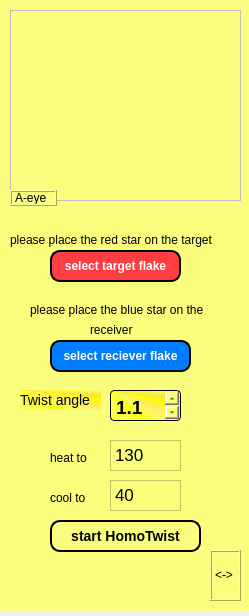
<?xml version="1.0" encoding="UTF-8"?>
<ui version="4.0">
 <class>Form</class>
 <widget class="QWidget" name="Form">
  <property name="geometry">
   <rect>
    <x>0</x>
    <y>0</y>
    <width>249</width>
    <height>616</height>
   </rect>
  </property>
  <property name="windowTitle">
   <string>Form</string>
  </property>
  <widget class="QWidget" name="all_widget" native="true">
   <property name="geometry">
    <rect>
     <x>0</x>
     <y>0</y>
     <width>251</width>
     <height>611</height>
    </rect>
   </property>
   <property name="styleSheet">
    <string notr="true">background-color: rgb(249, 255, 125);</string>
   </property>
   <widget class="QLabel" name="move_mark_1">
    <property name="geometry">
     <rect>
      <x>210</x>
      <y>550</y>
      <width>31</width>
      <height>51</height>
     </rect>
    </property>
    <property name="cursor">
     <cursorShape>SizeAllCursor</cursorShape>
    </property>
    <property name="frameShape">
     <enum>QFrame::Box</enum>
    </property>
    <property name="frameShadow">
     <enum>QFrame::Raised</enum>
    </property>
    <property name="text">
     <string>&lt;-&gt;</string>
    </property>
    <property name="wordWrap">
     <bool>false</bool>
    </property>
   </widget>
   <widget class="QLabel" name="image_pick">
    <property name="enabled">
     <bool>false</bool>
    </property>
    <property name="geometry">
     <rect>
      <x>10</x>
      <y>10</y>
      <width>231</width>
      <height>191</height>
     </rect>
    </property>
    <property name="frameShape">
     <enum>QFrame::Box</enum>
    </property>
    <property name="text">
     <string/>
    </property>
    <property name="wordWrap">
     <bool>false</bool>
    </property>
   </widget>
   <widget class="QLabel" name="label_4">
    <property name="geometry">
     <rect>
      <x>10</x>
      <y>190</y>
      <width>47</width>
      <height>16</height>
     </rect>
    </property>
    <property name="frameShape">
     <enum>QFrame::Box</enum>
    </property>
    <property name="frameShadow">
     <enum>QFrame::Raised</enum>
    </property>
    <property name="text">
     <string>A-eye</string>
    </property>
   </widget>
   <widget class="QTextEdit" name="hot_txt">
    <property name="geometry">
     <rect>
      <x>110</x>
      <y>440</y>
      <width>71</width>
      <height>31</height>
     </rect>
    </property>
    <property name="html">
     <string>&lt;!DOCTYPE HTML PUBLIC &quot;-//W3C//DTD HTML 4.0//EN&quot; &quot;http://www.w3.org/TR/REC-html40/strict.dtd&quot;&gt;
&lt;html&gt;&lt;head&gt;&lt;meta name=&quot;qrichtext&quot; content=&quot;1&quot; /&gt;&lt;style type=&quot;text/css&quot;&gt;
p, li { white-space: pre-wrap; }
&lt;/style&gt;&lt;/head&gt;&lt;body style=&quot; font-family:'.AppleSystemUIFont'; font-size:13pt; font-weight:400; font-style:normal;&quot;&gt;
&lt;p style=&quot; margin-top:0px; margin-bottom:0px; margin-left:0px; margin-right:0px; -qt-block-indent:0; text-indent:0px;&quot;&gt;130&lt;/p&gt;&lt;/body&gt;&lt;/html&gt;</string>
    </property>
   </widget>
   <widget class="QLabel" name="label_54">
    <property name="geometry">
     <rect>
      <x>50</x>
      <y>450</y>
      <width>51</width>
      <height>16</height>
     </rect>
    </property>
    <property name="text">
     <string>heat to</string>
    </property>
   </widget>
   <widget class="QTextEdit" name="cold_txt">
    <property name="geometry">
     <rect>
      <x>110</x>
      <y>480</y>
      <width>71</width>
      <height>31</height>
     </rect>
    </property>
    <property name="html">
     <string>&lt;!DOCTYPE HTML PUBLIC &quot;-//W3C//DTD HTML 4.0//EN&quot; &quot;http://www.w3.org/TR/REC-html40/strict.dtd&quot;&gt;
&lt;html&gt;&lt;head&gt;&lt;meta name=&quot;qrichtext&quot; content=&quot;1&quot; /&gt;&lt;style type=&quot;text/css&quot;&gt;
p, li { white-space: pre-wrap; }
&lt;/style&gt;&lt;/head&gt;&lt;body style=&quot; font-family:'.AppleSystemUIFont'; font-size:13pt; font-weight:400; font-style:normal;&quot;&gt;
&lt;p style=&quot; margin-top:0px; margin-bottom:0px; margin-left:0px; margin-right:0px; -qt-block-indent:0; text-indent:0px;&quot;&gt;40&lt;/p&gt;&lt;/body&gt;&lt;/html&gt;</string>
    </property>
   </widget>
   <widget class="QLabel" name="label_55">
    <property name="geometry">
     <rect>
      <x>50</x>
      <y>490</y>
      <width>51</width>
      <height>16</height>
     </rect>
    </property>
    <property name="text">
     <string>cool to</string>
    </property>
   </widget>
   <widget class="QPushButton" name="start_homotwist_btn">
    <property name="geometry">
     <rect>
      <x>50</x>
      <y>520</y>
      <width>151</width>
      <height>32</height>
     </rect>
    </property>
    <property name="cursor">
     <cursorShape>PointingHandCursor</cursorShape>
    </property>
    <property name="mouseTracking">
     <bool>true</bool>
    </property>
    <property name="tabletTracking">
     <bool>true</bool>
    </property>
    <property name="focusPolicy">
     <enum>Qt::ClickFocus</enum>
    </property>
    <property name="styleSheet">
     <string notr="true">border-style: outset; 
border-width:2px; 
border-radius:10px; 
border-color:black; 
font:bold 14px; 
padding:6px</string>
    </property>
    <property name="text">
     <string>start HomoTwist</string>
    </property>
   </widget>
   <widget class="QPushButton" name="select_target_pick_btn">
    <property name="geometry">
     <rect>
      <x>50</x>
      <y>250</y>
      <width>131</width>
      <height>32</height>
     </rect>
    </property>
    <property name="cursor">
     <cursorShape>PointingHandCursor</cursorShape>
    </property>
    <property name="styleSheet">
     <string notr="true">background-color: rgb(255, 62, 65);
color: white;
border-style: outset; 
border-width:2px; 
border-radius:10px; 
border-color:black; 
font:bold 12px; 
padding:6px</string>
    </property>
    <property name="text">
     <string>select target flake</string>
    </property>
   </widget>
   <widget class="QLabel" name="label_56">
    <property name="geometry">
     <rect>
      <x>10</x>
      <y>230</y>
      <width>231</width>
      <height>20</height>
     </rect>
    </property>
    <property name="text">
     <string>please place the red star on the target</string>
    </property>
   </widget>
   <widget class="QLabel" name="label_57">
    <property name="geometry">
     <rect>
      <x>30</x>
      <y>300</y>
      <width>201</width>
      <height>20</height>
     </rect>
    </property>
    <property name="text">
     <string>please place the blue star on the</string>
    </property>
   </widget>
   <widget class="QPushButton" name="select_receiver_btn">
    <property name="geometry">
     <rect>
      <x>50</x>
      <y>340</y>
      <width>141</width>
      <height>32</height>
     </rect>
    </property>
    <property name="cursor">
     <cursorShape>PointingHandCursor</cursorShape>
    </property>
    <property name="styleSheet">
     <string notr="true">background-color: rgb(0, 125, 255);
color: white;
border-style: outset; 
border-width:2px; 
border-radius:10px; 
border-color:black; 
font:bold 12px; 
padding:6px</string>
    </property>
    <property name="text">
     <string>select reciever flake</string>
    </property>
   </widget>
   <widget class="QLabel" name="label_58">
    <property name="geometry">
     <rect>
      <x>90</x>
      <y>320</y>
      <width>61</width>
      <height>20</height>
     </rect>
    </property>
    <property name="text">
     <string>receiver</string>
    </property>
   </widget>
   <widget class="QTextEdit" name="twist_angel_txt">
    <property name="geometry">
     <rect>
      <x>110</x>
      <y>390</y>
      <width>71</width>
      <height>31</height>
     </rect>
    </property>
    <property name="styleSheet">
     <string notr="true">background-color: qconicalgradient(cx:0, cy:0, angle:135, stop:0 rgba(255, 255, 0, 69), stop:0.375 rgba(255, 255, 0, 69), stop:0.423533 rgba(251, 255, 0, 145), stop:0.45 rgba(247, 255, 0, 208), stop:0.477581 rgba(255, 244, 71, 130), stop:0.518717 rgba(255, 218, 71, 130), stop:0.55 rgba(255, 255, 0, 255), stop:0.57754 rgba(255, 203, 0, 130), stop:0.625 rgba(255, 255, 0, 69), stop:1 rgba(255, 255, 0, 69));

border-style: outset; 
border-width:1px; 
border-radius:4px; 
border-color:black; 
padding:1px</string>
    </property>
    <property name="html">
     <string>&lt;!DOCTYPE HTML PUBLIC &quot;-//W3C//DTD HTML 4.0//EN&quot; &quot;http://www.w3.org/TR/REC-html40/strict.dtd&quot;&gt;
&lt;html&gt;&lt;head&gt;&lt;meta name=&quot;qrichtext&quot; content=&quot;1&quot; /&gt;&lt;style type=&quot;text/css&quot;&gt;
p, li { white-space: pre-wrap; }
&lt;/style&gt;&lt;/head&gt;&lt;body style=&quot; font-family:'.AppleSystemUIFont'; font-size:13pt; font-weight:400; font-style:normal;&quot;&gt;
&lt;p style=&quot; margin-top:0px; margin-bottom:0px; margin-left:0px; margin-right:0px; -qt-block-indent:0; text-indent:0px;&quot;&gt;&lt;span style=&quot; font-size:14pt; font-weight:600;&quot;&gt;1.1&lt;/span&gt;&lt;/p&gt;&lt;/body&gt;&lt;/html&gt;</string>
    </property>
   </widget>
   <widget class="QLabel" name="label_59">
    <property name="geometry">
     <rect>
      <x>20</x>
      <y>390</y>
      <width>81</width>
      <height>20</height>
     </rect>
    </property>
    <property name="styleSheet">
     <string notr="true">background-color: qconicalgradient(cx:0, cy:0, angle:135, stop:0 rgba(0, 255, 170, 69), stop:0.375 rgba(255, 255, 0, 69), stop:0.423533 rgba(251, 255, 0, 145), stop:0.45 rgba(247, 255, 0, 208), stop:0.477581 rgba(255, 244, 71, 130), stop:0.518717 rgba(255, 218, 71, 130), stop:0.55 rgba(255, 255, 0, 255), stop:0.57754 rgba(255, 203, 0, 130), stop:0.625 rgba(255, 255, 0, 69), stop:1 rgba(255, 255, 0, 69));
font: 14px; </string>
    </property>
    <property name="text">
     <string>Twist angle</string>
    </property>
   </widget>
   <zorder>hot_txt</zorder>
   <zorder>label_54</zorder>
   <zorder>cold_txt</zorder>
   <zorder>label_55</zorder>
   <zorder>start_homotwist_btn</zorder>
   <zorder>select_target_pick_btn</zorder>
   <zorder>label_56</zorder>
   <zorder>image_pick</zorder>
   <zorder>label_4</zorder>
   <zorder>move_mark_1</zorder>
   <zorder>label_57</zorder>
   <zorder>select_receiver_btn</zorder>
   <zorder>label_58</zorder>
   <zorder>twist_angel_txt</zorder>
   <zorder>label_59</zorder>
  </widget>
 </widget>
 <resources/>
 <connections/>
</ui>
